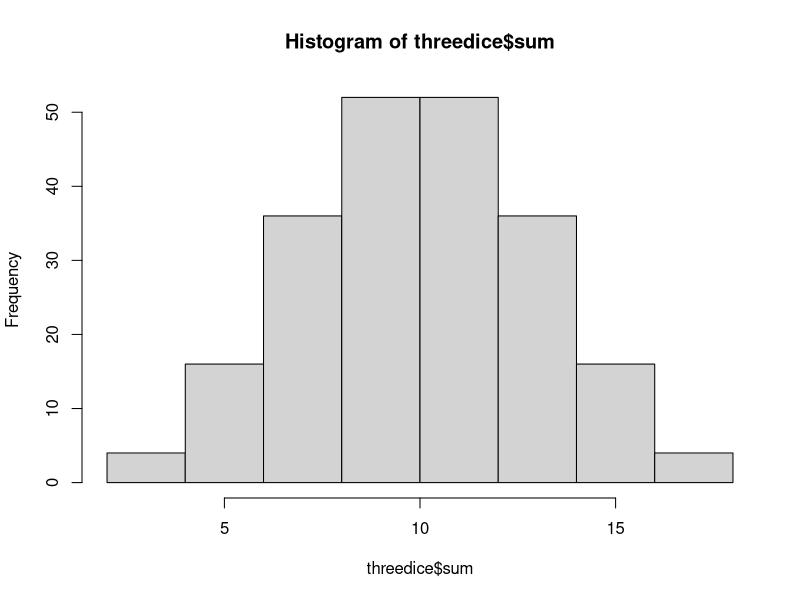

R code for this plot:
## ---- chunk 1
#library(ISwR)
## ---- chunk 2
seq(1,10)
## ---- chunk 3
d1<-rep(c(1:6),times=36)
## ---- chunk 4
d2<-rep(c(1:6),each=6)
## ---- chunk 5
d3<-rep(c(1:6),each=36)
## ---- chunk 6
three.dice<-data.frame(d1,d2,d3)
## ---- chunk 7
cbind(three.dice,p=1/216)
## ---- chunk 8

threedice<-cbind(three.dice,p=1/216,sum=(three.dice$d1+three.dice$d2+three.dice$d3),mean=(three.dice$d1+three.dice$d2+three.dice$d3)/3)
threedice
## ---- chunk 9
hist(threedice$sum)
## ---- chunk 10
h<-subset(threedice,sum>12&sum<18)
h2<-length(h$sum)
print(h2/216)
## ---- chunk 11
i<-subset(threedice,sum%%2==0)
i2<-length(i$sum)
print(i2/216)
## ---- chunk 12
j<-subset(threedice,mean==4)
j2<-length(j$mean)
print(j2/216)
## ---- chunk 13
q2a<-10*8
q2a
## ---- chunk 14
factorial(5)/factorial(2)
## ---- chunk 15
(factorial(5)/(factorial(2)*factorial(3)))+(factorial(5)/(factorial(3)*factorial(2)))
## ---- chunk 16
factorial(8)/factorial(3)
## ---- chunk 17
(factorial(20)/(factorial(18)*factorial(2)))
## ---- chunk 18
q3a<-rbinom(100,45,0.32)
mean(q3a)
var(q3a)
q3b<-rbinom(10000,45,0.32)
mean(q3b)
var(q3b)
## ---- chunk 19
#For the 100 samples, the mean was 14.62 and the variance was 8.6218. For the 10000 samples, the mean was 14.3601 and the variance was 10.09664.Calculating the mean using the formula mu=np, with n=45 and p=0.32 yields 14.4; calculating the variance using variance=npq, with q=0.68 yields 9.792. It seems that the 10000 samples is more accurate since the more random values it generates, the closer estimate it is to the actual mean and variance; variability on each sampling distribution decreases due to the larger samples. 
## ---- chunk 20
ppois(16, lambda=12, lower=FALSE)   # upper tail 
## ---- chunk 21
q4b1<-rpois(100,12)
mean(q4b1)
var(q4b1)
q4b2<-rpois(10000,12)
mean(q4b2)
var(q4b2)
## ---- chunk 22
#In the question, the mean value was 12 and the one generated by R produced 12.31 by the 100 samples and 12.0002 by the 10000 samples. The 10000 samples mean is closer to the one stated in the question since the sampling distributions will have approximately normal distributions and the variability on each sampling distribution decreases. 
